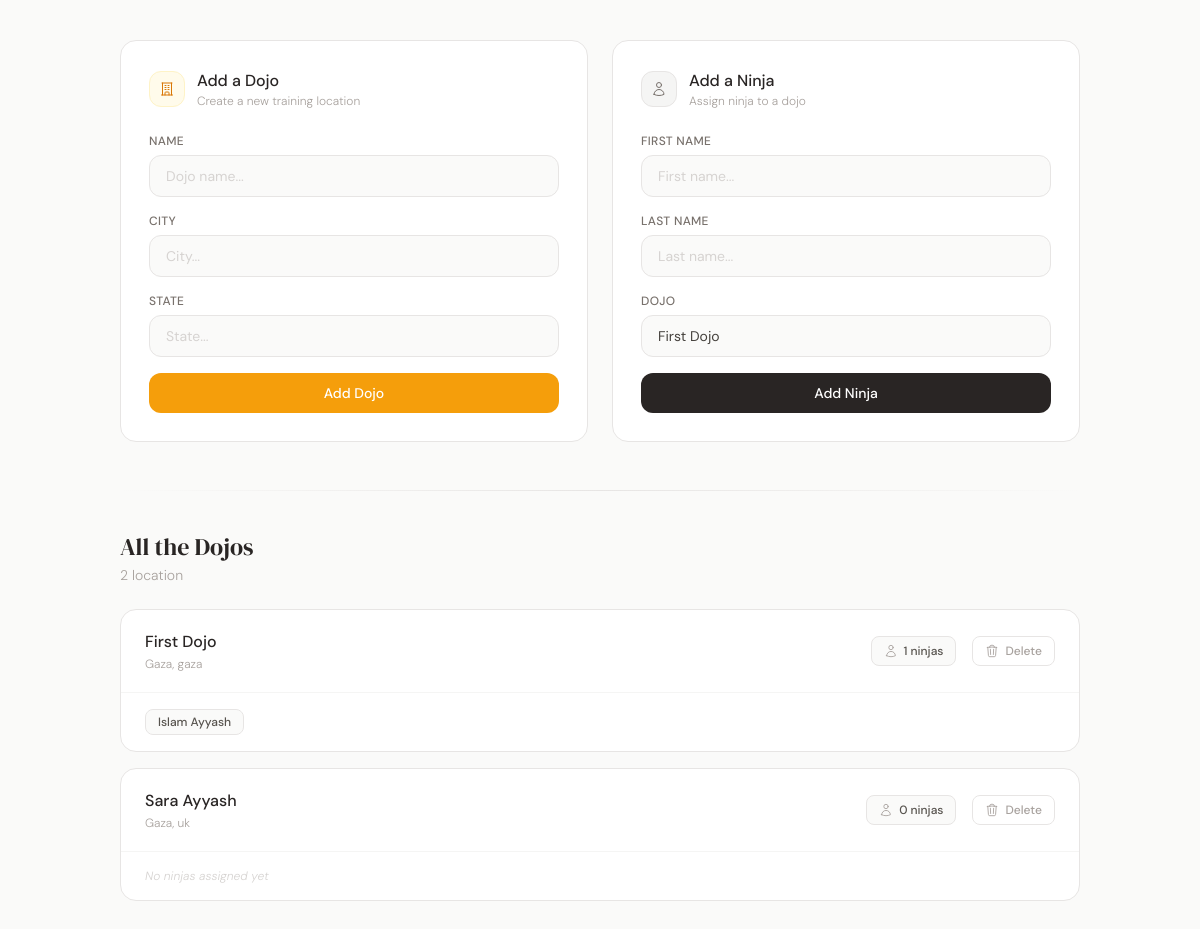
Before: / with the older database file.
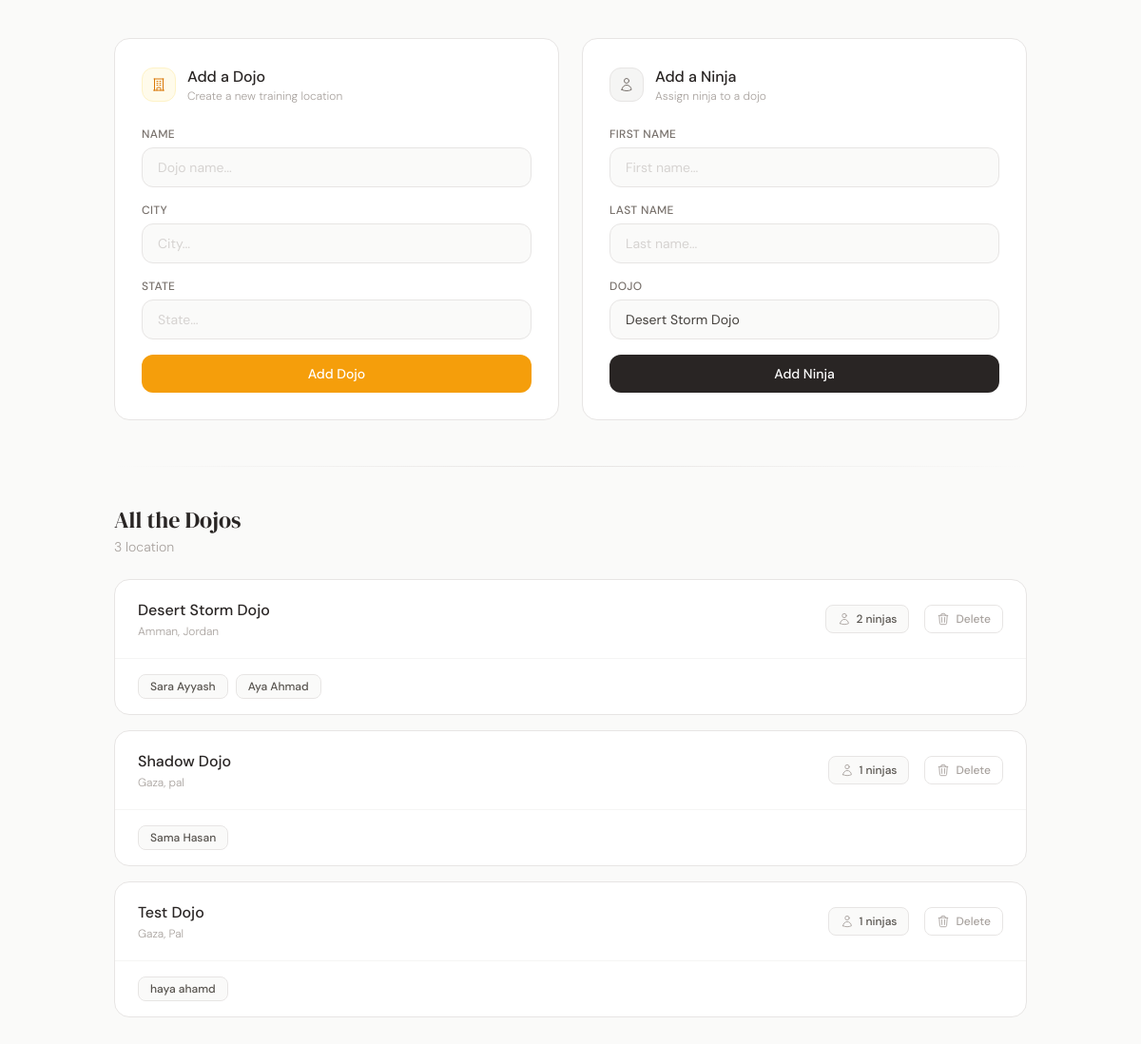
After: the same page with the newer database file.
### dojo_ninjas_app/models.py (models this page shows)
class Dojo(models.Model):
    name = models.CharField(max_length=255)
    city = models.CharField(max_length=255)
    state = models.CharField(max_length=2)
    desc = models.TextField(default="old dojo")

class Ninja(models.Model):
    first_name = models.CharField(max_length=255)
    last_name = models.CharField(max_length=255)
    dojo = models.ForeignKey(Dojo, related_name="ninjas", on_delete=models.CASCADE)  #The direct access from Ninja to Dojo
    created_at = models.DateTimeField(auto_now_add=True) # يحفظ الوقت مرة وحدة فقط — لما السجل اتضاف لأول مرة # بعدها ما بيتغير أبداً
    updated_at = models.DateTimeField(auto_now=True) # يحفظ الوقت كل مرة تعمل .save() # بيتحدث تلقائياً دايماً

### dojo_ninjas_app/views.py (the view)
# urls.py: path('',  views.index),
def index (request):
    context = {
        'all_dojo' :Dojo.objects.all()
    }
    return render(request , 'index.html' , context = context)

### dojo_ninjas_app/templates/index.html (shortened to what this page needs)
<!DOCTYPE html>
<html lang="en">
<head>
    <script src="https://cdn.tailwindcss.com"></script>
</head>
<body class="bg-stone-50 min-h-screen">
    <main class="max-w-5xl mx-auto px-8 py-10">
        <div class="grid grid-cols-1 md:grid-cols-2 gap-6 mb-12">
            <div class="bg-white rounded-2xl border border-stone-200 p-7 card-hover">
                <div class="flex items-center gap-3 mb-6">
                    <div class="w-9 h-9 bg-amber-50 rounded-xl flex items-center justify-center border border-amber-100">
                    </div>
                    <div>
                        <h2 class="text-stone-800 font-medium text-base">Add a Dojo</h2>
                        <p class="text-stone-400 text-xs font-light">Create a new training location</p>
                    </div>
                </div>
                <form action="/add_dojo" method="post" class="space-y-4">
                    <div>
                        <label class="block text-xs font-medium text-stone-500 mb-1.5 uppercase tracking-wide">Name</label>
                        <input type="text" name="name" placeholder="Dojo name..."
                            class="w-full px-4 py-2.5 bg-stone-50 border border-stone-200 rounded-xl text-stone-700 text-sm placeholder-stone-300 transition-all duration-200">
                    </div>
                    <div>
                        <label class="block text-xs font-medium text-stone-500 mb-1.5 uppercase tracking-wide">City</label>
                        <input type="text" name="city" placeholder="City..."
                            class="w-full px-4 py-2.5 bg-stone-50 border border-stone-200 rounded-xl text-stone-700 text-sm placeholder-stone-300 transition-all duration-200">
                    </div>
                    <div>
                        <label class="block text-xs font-medium text-stone-500 mb-1.5 uppercase tracking-wide">State</label>
                        <input type="text" name="state" placeholder="State..."
                            class="w-full px-4 py-2.5 bg-stone-50 border border-stone-200 rounded-xl text-stone-700 text-sm placeholder-stone-300 transition-all duration-200">
                    </div>
                    <button type="submit"
                        class="w-full bg-amber-500 hover:bg-amber-600 text-white font-medium py-2.5 rounded-xl text-sm transition-colors duration-200 mt-2">
                        Add Dojo
                    </button>
                </form>
            </div>
            <div class="bg-white rounded-2xl border border-stone-200 p-7 card-hover">
                <div class="flex items-center gap-3 mb-6">
                    <div class="w-9 h-9 bg-stone-100 rounded-xl flex items-center justify-center border border-stone-200">
                    </div>
                    <div>
                        <h2 class="text-stone-800 font-medium text-base">Add a Ninja</h2>
                        <p class="text-stone-400 text-xs font-light">Assign ninja to a dojo</p>
                    </div>
                </div>
                <form action="/add_ninja" method="post" class="space-y-4">
                    <div>
                        <label class="block text-xs font-medium text-stone-500 mb-1.5 uppercase tracking-wide">First Name</label>
                        <input type="text" name="first_name" placeholder="First name..."
                            class="w-full px-4 py-2.5 bg-stone-50 border border-stone-200 rounded-xl text-stone-700 text-sm placeholder-stone-300 transition-all duration-200">
                    </div>
                    <div>
                        <label class="block text-xs font-medium text-stone-500 mb-1.5 uppercase tracking-wide">Last Name</label>
                        <input type="text" name="last_name" placeholder="Last name..."
                            class="w-full px-4 py-2.5 bg-stone-50 border border-stone-200 rounded-xl text-stone-700 text-sm placeholder-stone-300 transition-all duration-200">
                    </div>
                    <div>
                        <label class="block text-xs font-medium text-stone-500 mb-1.5 uppercase tracking-wide">Dojo</label>
                        <select name="dojo"
                            class="w-full px-4 py-2.5 bg-stone-50 border border-stone-200 rounded-xl text-stone-700 text-sm transition-all duration-200 appearance-none cursor-pointer">
                            {% for dojo in all_dojo %}
                                <option value="{{ dojo.id }}">{{ dojo.name }}</option>
                            {% endfor %}
                        </select>
                    </div>
                    <button type="submit"
                        class="w-full bg-stone-800 hover:bg-stone-900 text-white font-medium py-2.5 rounded-xl text-sm transition-colors duration-200 mt-2">
                        Add Ninja
                    </button>
                </form>
            </div>
        </div>
        <div class="divider mb-10"></div>
        <div>
            <div class="flex items-center justify-between mb-6">
                <div>
                    <h2 class="serif text-2xl text-stone-800">All the Dojos</h2>
                    <p class="text-stone-400 text-sm font-light mt-0.5">{{ all_dojo.count }} location</p>
                </div>
            </div>
            <div class="space-y-4">
                {% for dojo in all_dojo %}
                <div class="bg-white rounded-2xl border border-stone-200 overflow-hidden card-hover">
                    <div class="px-6 py-5 flex items-center justify-between">
                        <div class="flex items-center gap-4">
                            <div>
                                <h3 class="text-stone-800 font-medium text-base">{{ dojo.name }}</h3>
                                <p class="text-stone-400 text-xs font-light mt-0.5">
                                    {{ dojo.city }}{% if dojo.state %}, {{ dojo.state }}{% endif %}
                                </p>
                            </div>
                        </div>
                        <div class="flex items-center gap-4">
                            <div class="flex items-center gap-1.5 bg-stone-50 border border-stone-200 rounded-lg px-3 py-1.5">
                                <span class="text-stone-600 text-xs font-medium">{{ dojo.ninjas.count }} ninjas</span>
                            </div>
                            <form action="/delete_dojo/{{ dojo.id }}" method="post">
                                <button type="submit" class="btn-delete flex items-center gap-1.5 border border-stone-200 rounded-lg px-3 py-1.5 text-stone-400 text-xs font-medium">
                                    Delete
                                </button>
                            </form>
                        </div>
                    </div>
                    {% if dojo.ninjas.all %}
                    <div class="border-t border-stone-100 px-6 py-4">
                        <div class="flex flex-wrap gap-2">
                            {% for ninja in dojo.ninjas.all %}
                            <span class="inline-flex items-center gap-1.5 bg-stone-50 border border-stone-200 rounded-lg px-3 py-1 text-stone-600 text-xs font-medium">
                                {{ ninja.first_name }} {{ ninja.last_name }}
                            </span>
                            {% endfor %}
                        </div>
                    </div>
                    {% else %}
                    <div class="border-t border-stone-100 px-6 py-4">
                        <p class="text-stone-300 text-xs font-light italic">No ninjas assigned yet</p>
                    </div>
                    {% endif %}
                </div>
                {% empty %}
                <div class="bg-white rounded-2xl border border-stone-200 border-dashed p-12 text-center">
                    <p class="text-stone-400 text-sm">No dojos yet. Add your first one above.</p>
                </div>
                {% endfor %}
            </div>
        </div>
    </main>
</body>
</html>

### dojo_ninjas_app/templates/index.html (style rules this page uses)
body { font-family: 'DM Sans', sans-serif; }
.serif { font-family: 'DM Serif Display', serif; }
.card-hover { transition: transform 0.2s ease, box-shadow 0.2s ease; }
.btn-delete { transition: all 0.15s ease; }
.divider { height: 1px; background: linear-gradient(to right, transparent, #e7e5e4, transparent); }

Changed rows visible on the page:
removed Dojo: name "First Dojo", city "Gaza", state "gaza", ninjas.count "1"
removed Ninja: first_name "Islam", last_name "Ayyash", shown under "First Dojo"
removed Dojo: name "Sara Ayyash", city "Gaza", state "uk", ninjas.count "0", shows "No ninjas assigned yet"
added Dojo: name "Desert Storm Dojo", city "Amman", state "Jordan", ninjas.count "2"
added Ninja: first_name "Sara", last_name "Ayyash", shown under "Desert Storm Dojo"
added Ninja: first_name "Aya", last_name "Ahmad", shown under "Desert Storm Dojo"
added Dojo: name "Shadow Dojo", city "Gaza", state "pal", ninjas.count "1"
added Ninja: first_name "Sama", last_name "Hasan", shown under "Shadow Dojo"
added Dojo: name "Test Dojo", city "Gaza", state "Pal", ninjas.count "1"
added Ninja: first_name "haya", last_name "ahamd", shown under "Test Dojo"
Other visible differences:
form field dojo: "First Dojo" → "Desert Storm Dojo"
{{ all_dojo.count }}: "2" → "3"
